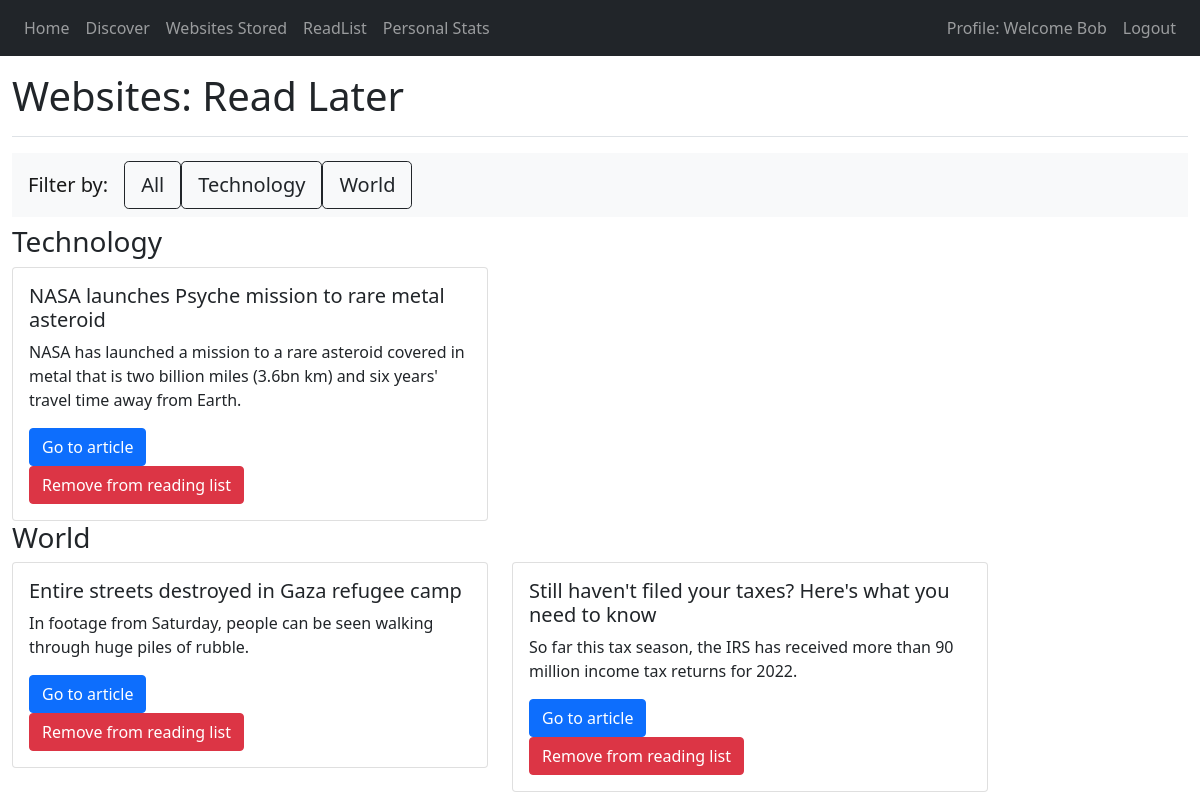
The app's page /read_later (signed in) with its own data.
### website/db_models.py (models this page shows)
class User(db.Model, UserMixin):
    id = db.Column(db.Integer, primary_key=True)
    email = db.Column(db.String(150), unique=True)
    password = db.Column(db.String(150))
    username = db.Column(db.String(150))
    date_signed_up = db.Column(db.DateTime(timezone=True), default=func.now())
    feeds = db.relationship('RSS_Data')
    liked = db.relationship('Readlist')

class Tags(db.Model):
    id = db.Column(db.Integer, primary_key=True)
    name = db.Column(db.String(10000))
    website = db.relationship('RSS_Data', back_populates='tag')

class Readlist(db.Model):
    id = db.Column(db.Integer, primary_key=True)
    art_title = db.Column(db.String(10000))
    art_desc = db.Column(db.String(10000))
    art_link = db.Column(db.String(10000))
    tag = db.Column(db.Integer)
    user_id = db.Column(db.Integer, db.ForeignKey('user.id'))

### website/views.py (the view, shortened to what this page needs)
@views.route('/read_later', methods=['GET', 'POST'])
@login_required
def read_later():
    user_tags = []
    global_tags = Tags.query.all()
    user_saved_articles = Readlist.query.filter_by(user_id=current_user.id).all()
    print(global_tags[1].name)
    for user_art in user_saved_articles:
        print(type(user_art.tag))
        tags_format = {'tag_id': user_art.tag,
                       'tag_name': f'{global_tags[(user_art.tag) - 1].name}'}
        if tags_format not in user_tags:
            user_tags.append(tags_format)
    return render_template("read_later.html", user=current_user, tags=user_tags)

### website/__init__.py (called while the page is built)
def create_app():
    app = Flask(__name__)
    app.config['SECRET_KEY'] = 'sadads asdasgf asddf'
    app.config['SQLALCHEMY_DATABASE_URI'] = f'sqlite:///{DB_NAME}'
    db.init_app(app)
    from .views import views
    from .auth import auth
    app.register_blueprint(views, url_prefix='/')
    app.register_blueprint(auth, url_prefix='/')
    from .db_models import User
    with app.app_context():
        db.create_all()
    login_manager = LoginManager()
    login_manager.login_view = 'auth.login'
    login_manager.init_app(app)
    @login_manager.user_loader
    def load_user(id):
        return User.query.get(int(id))
    return app

### website/templates/read_later.html (shortened to what this page needs)
{% extends "base.html" %}
{% block content %}
    <div class="d-flex justify-content-between flex-wrap flex-md-nowrap pt-3 pb-2 mb-3 border-bottom">
        <h1>Websites: Read Later</h1>
    </div>
    <h3>
        <nav class="navbar navbar-expand-lg navbar-light bg-light">
            <a class="navbar-brand">Filter by:</a>
          <div class="collapse navbar-collapse" id="navbarText">
          <form action="/read_later" method="POST">
            <ul class="navbar-nav mr-auto">
                <li class="nav-item">
                        <button name="filter_articles" class="btn btn-outline-dark btn-lg" type="submit" value="{{ None }}">All</button>
                    </li>
                {% for tag in tags %}
                    <li class="nav-item">
                        <button name="filter_article" class="btn btn-outline-dark btn-lg" type="submit" value={{ tag.tag_id }}>
                            {{ tag.tag_name }}
                        </button>
                    </li>
                {% endfor %}
            </ul>
     </form>
      </div>
    </nav>
    </h3>
    <div class="row">
    {% for tag in tags%}
        <h3>{{ tag.tag_name }}</h3>
                    {% for article in user.liked %}
                        {% if article.tag == tag['tag_id'] %}
                            <div class="col-sm-5">
                            <div class="card">
                                <div class="card-body">
                                    <h5 class="card-title">{{ article.art_title }}</h5>
                                    {% if article.art_desc == None %}
                                        <p class="card-text">No description for the article could be found.</p>
                                    {% else %}
                                        <p class="card-text">{{ article.art_desc }}</p>
                                    {% endif %}
                                    <a href="{{ article.art_link }}" class="btn btn-primary">Go to article</a>
                                    <form action="/read_later" method="POST">
                                        <button name="unlike_article" class="btn btn-danger" type="submit" value="{{ article.id }}">
                                            Remove from reading list
                                        </button>
                                    </form>
                                </div>
                            </div>
                        </div>
                        {% endif %}
                    {% endfor %}
                {% endfor %}
        </div>
    </div>
{% endblock %}

### website/templates/base.html (shortened to what this page needs)
<!DOCTYPE html>
<html lang="en">
<head>
    <link rel="stylesheet" href="https://stackpath.bootstrapcdn.com/bootstrap/4.4.1/css/bootstrap.min.css"
>
    <link href="https://cdn.jsdelivr.net/npm/bootstrap@5.0.1/dist/css/bootstrap.min.css" rel="stylesheet">
</head>
<body>
<nav class="navbar navbar-expand-lg navbar-dark bg-dark">
    <div class="collapse navbar-collapse" id="navbar">
        <div class="navbar-nav">
            {% if user.is_authenticated %}
                <a class="nav-item nav-link" id="home" href="/">Home</a>
                <a class="nav-item nav-link" id="discover" href="/discover">Discover</a>
                <a class="nav-item nav-link" id="add_links" href="/add_links">Websites Stored</a>
                <a class="nav-item nav-link" id="read_later" href="/read_later">ReadList</a>
                <a class="nav-item nav-link" id="user_stats" href="/user_stats">Personal Stats</a>
            {% else %}
                <a class="nav-item nav-link" id="login" href="/login">Login</a>
                <a class="nav-item nav-link" id="signUp" href="/sign-up">Sign Up</a>
            {% endif %}
        </div>
        {% if user.is_authenticated %}
            <div class="navbar-nav ms-auto">
                <a class="nav-item nav-link " id="profile" href="/profile">Profile: Welcome {{ user.username }}</a>
            <a class="nav-item nav-link" id="logout" href="/logout">Logout</a>
            </div>
        {% endif %}
    </div>
</nav>
<div class="container-fluid">
    {% block content %}{% endblock %}
</body>
</html>

### records on screen
User: username "Bob"
Tags: {{ tag.tag_id }} 4 (drawn), tag_name "Technology"
Tags: {{ tag.tag_id }} 1 (drawn), tag_name "World"
Readlist: art_title "NASA launches Psyche mission to rare metal asteroid", art_desc "NASA has launched a mission to a rare asteroid covered in metal that is two billion miles (3.6bn km) and six years' travel time away from Earth.", {{ article.id }} 1 (drawn)
Readlist: art_title "Entire streets destroyed in Gaza refugee camp", art_desc "In footage from Saturday, people can be seen walking through huge piles of rubble.", {{ article.id }} 2 (drawn)
Readlist: art_title "Still haven't filed your taxes? Here's what you need to know", art_desc "So far this tax season, the IRS has received more than 90 million income tax returns for 2022.", {{ article.id }} 3 (drawn)
